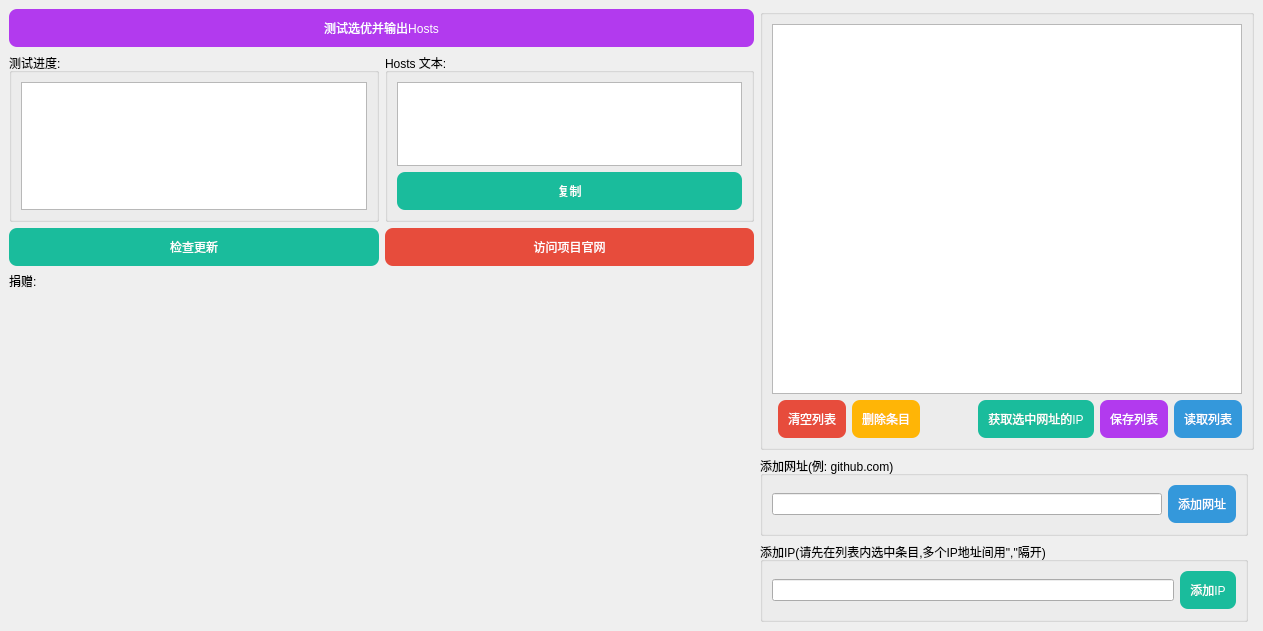
<?xml version="1.0" encoding="UTF-8"?>
<ui version="4.0">
 <class>MainWindow</class>
 <widget class="QMainWindow" name="MainWindow">
  <property name="geometry">
   <rect>
    <x>0</x>
    <y>0</y>
    <width>1263</width>
    <height>631</height>
   </rect>
  </property>
  <property name="windowTitle">
   <string>Smart-Hosts-Manager by Aaron Feng</string>
  </property>
  <property name="windowIcon">
   <iconset resource="../../Waifu2x-Extension-QT/Waifu2x-Extension-QT/icon.qrc">
    <normaloff>:/new/prefix1/icon/icon_main.png</normaloff>:/new/prefix1/icon/icon_main.png</iconset>
  </property>
  <property name="iconSize">
   <size>
    <width>30</width>
    <height>30</height>
   </size>
  </property>
  <widget class="QWidget" name="centralwidget">
   <layout class="QGridLayout" name="gridLayout_3">
    <item row="0" column="0" colspan="2">
     <widget class="QPushButton" name="pushButton_TestAndOutput">
      <property name="maximumSize">
       <size>
        <width>16777215</width>
        <height>16777215</height>
       </size>
      </property>
      <property name="styleSheet">
       <string notr="true">QPushButton{
background-color: rgb(178, 58, 238);
color: rgb(255, 255, 255);
border-style:outset;
border-radius:8px;
padding:10px;
}
QPushButton:hover{
background-color: rgb(191, 62, 255);
color: rgb(255, 255, 255);
border-style:outset;
border-radius:8px;
padding:10px;
}
QPushButton:pressed{
background-color: rgb(154, 50, 205);
color: rgb(255, 255, 255);
border-style:outset;
border-radius:8px;
padding:10px;
}
QPushButton:disabled{
background-color: rgb(166, 166, 166);
color: rgb(255, 255, 255);
border-style:outset;
border-radius:8px;
padding:10px;
}</string>
      </property>
      <property name="text">
       <string>测试选优并输出Hosts</string>
      </property>
     </widget>
    </item>
    <item row="4" column="2">
     <widget class="QGroupBox" name="groupBox_AddWebSite">
      <property name="maximumSize">
       <size>
        <width>16777215</width>
        <height>80</height>
       </size>
      </property>
      <property name="title">
       <string>添加网址(例: github.com)</string>
      </property>
      <layout class="QGridLayout" name="gridLayout">
       <item row="0" column="1">
        <widget class="QPushButton" name="pushButton_AddWebSite">
         <property name="styleSheet">
          <string notr="true">QPushButton{
background-color: rgb(52, 152, 219);
color: rgb(255, 255, 255);
border-style:outset;
border-radius:8px;
padding:10px;
}
QPushButton:hover{
background-color: rgb(60, 177, 255);
color: rgb(255, 255, 255);
border-style:outset;
border-radius:8px;
padding:10px;
}
QPushButton:pressed{
background-color: rgb(45, 134, 193);
color: rgb(255, 255, 255);
border-style:outset;
border-radius:8px;
padding:10px;
}
QPushButton:disabled{
background-color: rgb(166, 166, 166);
color: rgb(255, 255, 255);
border-style:outset;
border-radius:8px;
padding:10px;
}</string>
         </property>
         <property name="text">
          <string>添加网址</string>
         </property>
        </widget>
       </item>
       <item row="0" column="0">
        <widget class="QLineEdit" name="lineEdit_addWebSite"/>
       </item>
      </layout>
     </widget>
    </item>
    <item row="2" column="1">
     <widget class="QPushButton" name="pushButton_OfficalWebSite">
      <property name="styleSheet">
       <string notr="true">QPushButton{
background-color: rgb(231, 76, 60);
color: rgb(255, 255, 255);
border-style:outset;
border-radius:8px;
padding:10px;
}
QPushButton:hover{
background-color: rgb(255, 102, 64);
color: rgb(255, 255, 255);
border-style:outset;
border-radius:8px;
padding:10px;
}
QPushButton:pressed{
background-color: rgb(204, 65, 53);
color: rgb(255, 255, 255);
border-style:outset;
border-radius:8px;
padding:10px;
}
QPushButton:disabled{
background-color: rgb(166, 166, 166);
color: rgb(255, 255, 255);
border-style:outset;
border-radius:8px;
padding:10px;
}</string>
      </property>
      <property name="text">
       <string>访问项目官网</string>
      </property>
     </widget>
    </item>
    <item row="0" column="2" rowspan="4" colspan="2">
     <widget class="QGroupBox" name="groupBox_3">
      <property name="title">
       <string/>
      </property>
      <layout class="QGridLayout" name="gridLayout_4">
       <item row="2" column="6">
        <widget class="QPushButton" name="pushButton_SaveList">
         <property name="styleSheet">
          <string notr="true">QPushButton{
background-color: rgb(178, 58, 238);
color: rgb(255, 255, 255);
border-style:outset;
border-radius:8px;
padding:10px;
}
QPushButton:hover{
background-color: rgb(191, 62, 255);
color: rgb(255, 255, 255);
border-style:outset;
border-radius:8px;
padding:10px;
}
QPushButton:pressed{
background-color: rgb(154, 50, 205);
color: rgb(255, 255, 255);
border-style:outset;
border-radius:8px;
padding:10px;
}
QPushButton:disabled{
background-color: rgb(166, 166, 166);
color: rgb(255, 255, 255);
border-style:outset;
border-radius:8px;
padding:10px;
}</string>
         </property>
         <property name="text">
          <string>保存列表</string>
         </property>
        </widget>
       </item>
       <item row="2" column="1">
        <widget class="QPushButton" name="pushButton_ClearList">
         <property name="styleSheet">
          <string notr="true">QPushButton{
background-color: rgb(231, 76, 60);
color: rgb(255, 255, 255);
border-style:outset;
border-radius:8px;
padding:10px;
}
QPushButton:hover{
background-color: rgb(255, 102, 64);
color: rgb(255, 255, 255);
border-style:outset;
border-radius:8px;
padding:10px;
}
QPushButton:pressed{
background-color: rgb(204, 65, 53);
color: rgb(255, 255, 255);
border-style:outset;
border-radius:8px;
padding:10px;
}
QPushButton:disabled{
background-color: rgb(166, 166, 166);
color: rgb(255, 255, 255);
border-style:outset;
border-radius:8px;
padding:10px;
}</string>
         </property>
         <property name="text">
          <string>清空列表</string>
         </property>
        </widget>
       </item>
       <item row="2" column="4">
        <spacer name="horizontalSpacer">
         <property name="orientation">
          <enum>Qt::Horizontal</enum>
         </property>
         <property name="sizeHint" stdset="0">
          <size>
           <width>40</width>
           <height>20</height>
          </size>
         </property>
        </spacer>
       </item>
       <item row="0" column="0" colspan="8">
        <widget class="QTableView" name="tableView">
         <property name="styleSheet">
          <string notr="true">QTableView{
selection-background-color: rgb(52, 152, 219);

}</string>
         </property>
         <property name="editTriggers">
          <set>QAbstractItemView::DoubleClicked</set>
         </property>
         <property name="selectionMode">
          <enum>QAbstractItemView::SingleSelection</enum>
         </property>
         <property name="selectionBehavior">
          <enum>QAbstractItemView::SelectRows</enum>
         </property>
         <property name="cornerButtonEnabled">
          <bool>false</bool>
         </property>
         <attribute name="verticalHeaderVisible">
          <bool>false</bool>
         </attribute>
        </widget>
       </item>
       <item row="2" column="2">
        <widget class="QPushButton" name="pushButton_DeleteItem">
         <property name="enabled">
          <bool>true</bool>
         </property>
         <property name="styleSheet">
          <string notr="true">QPushButton{
background-color: rgb(255, 181, 6);
color: rgb(255, 255, 255);
border-style:outset;
border-radius:8px;
padding:10px;
}
QPushButton:hover{
background-color: rgb(255, 200, 50);
color: rgb(255, 255, 255);
border-style:outset;
border-radius:8px;
padding:10px;
}
QPushButton:pressed{
background-color: rgb(255, 170, 0);
color: rgb(255, 255, 255);
border-style:outset;
border-radius:8px;
padding:10px;
}
QPushButton:disabled{
background-color: rgb(166, 166, 166);
color: rgb(255, 255, 255);
border-style:outset;
border-radius:8px;
padding:10px;
}</string>
         </property>
         <property name="text">
          <string>删除条目</string>
         </property>
        </widget>
       </item>
       <item row="2" column="7">
        <widget class="QPushButton" name="pushButton_ReadList">
         <property name="styleSheet">
          <string notr="true">QPushButton{
background-color: rgb(52, 152, 219);
color: rgb(255, 255, 255);
border-style:outset;
border-radius:8px;
padding:10px;
}
QPushButton:hover{
background-color: rgb(60, 177, 255);
color: rgb(255, 255, 255);
border-style:outset;
border-radius:8px;
padding:10px;
}
QPushButton:pressed{
background-color: rgb(45, 134, 193);
color: rgb(255, 255, 255);
border-style:outset;
border-radius:8px;
padding:10px;
}
QPushButton:disabled{
background-color: rgb(166, 166, 166);
color: rgb(255, 255, 255);
border-style:outset;
border-radius:8px;
padding:10px;
}</string>
         </property>
         <property name="text">
          <string>读取列表</string>
         </property>
        </widget>
       </item>
       <item row="2" column="5">
        <widget class="QPushButton" name="pushButton_GetIP">
         <property name="styleSheet">
          <string notr="true">QPushButton{
background-color: rgb(26, 188, 156);
color: rgb(255, 255, 255);
border-style:outset;
border-radius:8px;
padding:10px;
}
QPushButton:hover{
background-color: rgb(29, 214, 177);
color: rgb(255, 255, 255);
border-style:outset;
border-radius:8px;
padding:10px;
}
QPushButton:pressed{
background-color: rgb(23, 173, 143);
color: rgb(255, 255, 255);
border-style:outset;
border-radius:8px;
padding:10px;
}
QPushButton:disabled{
background-color: rgb(166, 166, 166);
color: rgb(255, 255, 255);
border-style:outset;
border-radius:8px;
padding:10px;
}</string>
         </property>
         <property name="text">
          <string>获取选中网址的IP</string>
         </property>
        </widget>
       </item>
      </layout>
     </widget>
    </item>
    <item row="1" column="0">
     <widget class="QGroupBox" name="groupBox_4">
      <property name="title">
       <string>测试进度:</string>
      </property>
      <layout class="QGridLayout" name="gridLayout_5">
       <item row="0" column="0">
        <widget class="QTextBrowser" name="textBrowser_progress">
         <property name="verticalScrollBarPolicy">
          <enum>Qt::ScrollBarAsNeeded</enum>
         </property>
         <property name="horizontalScrollBarPolicy">
          <enum>Qt::ScrollBarAsNeeded</enum>
         </property>
        </widget>
       </item>
      </layout>
     </widget>
    </item>
    <item row="1" column="1">
     <widget class="QGroupBox" name="groupBox_5">
      <property name="title">
       <string>Hosts 文本:</string>
      </property>
      <layout class="QGridLayout" name="gridLayout_6">
       <item row="0" column="0">
        <widget class="QTextBrowser" name="textBrowser_hosts">
         <property name="verticalScrollBarPolicy">
          <enum>Qt::ScrollBarAsNeeded</enum>
         </property>
         <property name="horizontalScrollBarPolicy">
          <enum>Qt::ScrollBarAsNeeded</enum>
         </property>
         <property name="sizeAdjustPolicy">
          <enum>QAbstractScrollArea::AdjustIgnored</enum>
         </property>
        </widget>
       </item>
       <item row="1" column="0">
        <widget class="QPushButton" name="pushButton_CopyHosts">
         <property name="styleSheet">
          <string notr="true">QPushButton{
background-color: rgb(26, 188, 156);
color: rgb(255, 255, 255);
border-style:outset;
border-radius:8px;
padding:10px;
}
QPushButton:hover{
background-color: rgb(29, 214, 177);
color: rgb(255, 255, 255);
border-style:outset;
border-radius:8px;
padding:10px;
}
QPushButton:pressed{
background-color: rgb(23, 173, 143);
color: rgb(255, 255, 255);
border-style:outset;
border-radius:8px;
padding:10px;
}
QPushButton:disabled{
background-color: rgb(166, 166, 166);
color: rgb(255, 255, 255);
border-style:outset;
border-radius:8px;
padding:10px;
}</string>
         </property>
         <property name="text">
          <string>复制</string>
         </property>
        </widget>
       </item>
      </layout>
     </widget>
    </item>
    <item row="2" column="0">
     <widget class="QPushButton" name="pushButton_checkUpdate">
      <property name="styleSheet">
       <string notr="true">QPushButton{
background-color: rgb(26, 188, 156);
color: rgb(255, 255, 255);
border-style:outset;
border-radius:8px;
padding:10px;
}
QPushButton:hover{
background-color: rgb(29, 214, 177);
color: rgb(255, 255, 255);
border-style:outset;
border-radius:8px;
padding:10px;
}
QPushButton:pressed{
background-color: rgb(23, 173, 143);
color: rgb(255, 255, 255);
border-style:outset;
border-radius:8px;
padding:10px;
}
QPushButton:disabled{
background-color: rgb(166, 166, 166);
color: rgb(255, 255, 255);
border-style:outset;
border-radius:8px;
padding:10px;
}</string>
      </property>
      <property name="text">
       <string>检查更新</string>
      </property>
     </widget>
    </item>
    <item row="5" column="2">
     <widget class="QGroupBox" name="groupBox_AddIP">
      <property name="maximumSize">
       <size>
        <width>16777215</width>
        <height>80</height>
       </size>
      </property>
      <property name="title">
       <string>添加IP(请先在列表内选中条目,多个IP地址间用&quot;,&quot;隔开)</string>
      </property>
      <layout class="QGridLayout" name="gridLayout_2">
       <item row="0" column="1">
        <widget class="QPushButton" name="pushButton_AddIP">
         <property name="styleSheet">
          <string notr="true">QPushButton{
background-color: rgb(26, 188, 156);
color: rgb(255, 255, 255);
border-style:outset;
border-radius:8px;
padding:10px;
}
QPushButton:hover{
background-color: rgb(29, 214, 177);
color: rgb(255, 255, 255);
border-style:outset;
border-radius:8px;
padding:10px;
}
QPushButton:pressed{
background-color: rgb(23, 173, 143);
color: rgb(255, 255, 255);
border-style:outset;
border-radius:8px;
padding:10px;
}
QPushButton:disabled{
background-color: rgb(166, 166, 166);
color: rgb(255, 255, 255);
border-style:outset;
border-radius:8px;
padding:10px;
}</string>
         </property>
         <property name="text">
          <string>添加IP</string>
         </property>
        </widget>
       </item>
       <item row="0" column="0">
        <widget class="QLineEdit" name="lineEdit_addIP"/>
       </item>
      </layout>
     </widget>
    </item>
    <item row="3" column="0" rowspan="3" colspan="2">
     <widget class="QLabel" name="label">
      <property name="minimumSize">
       <size>
        <width>700</width>
        <height>350</height>
       </size>
      </property>
      <property name="maximumSize">
       <size>
        <width>16777215</width>
        <height>16777215</height>
       </size>
      </property>
      <property name="styleSheet">
       <string notr="true">image: url(:/new/prefix1/donate/Donate_QRCode.jpg);</string>
      </property>
      <property name="text">
       <string>捐赠:</string>
      </property>
      <property name="alignment">
       <set>Qt::AlignLeading|Qt::AlignLeft|Qt::AlignTop</set>
      </property>
     </widget>
    </item>
   </layout>
  </widget>
 </widget>
 <resources/>
 <connections/>
</ui>
